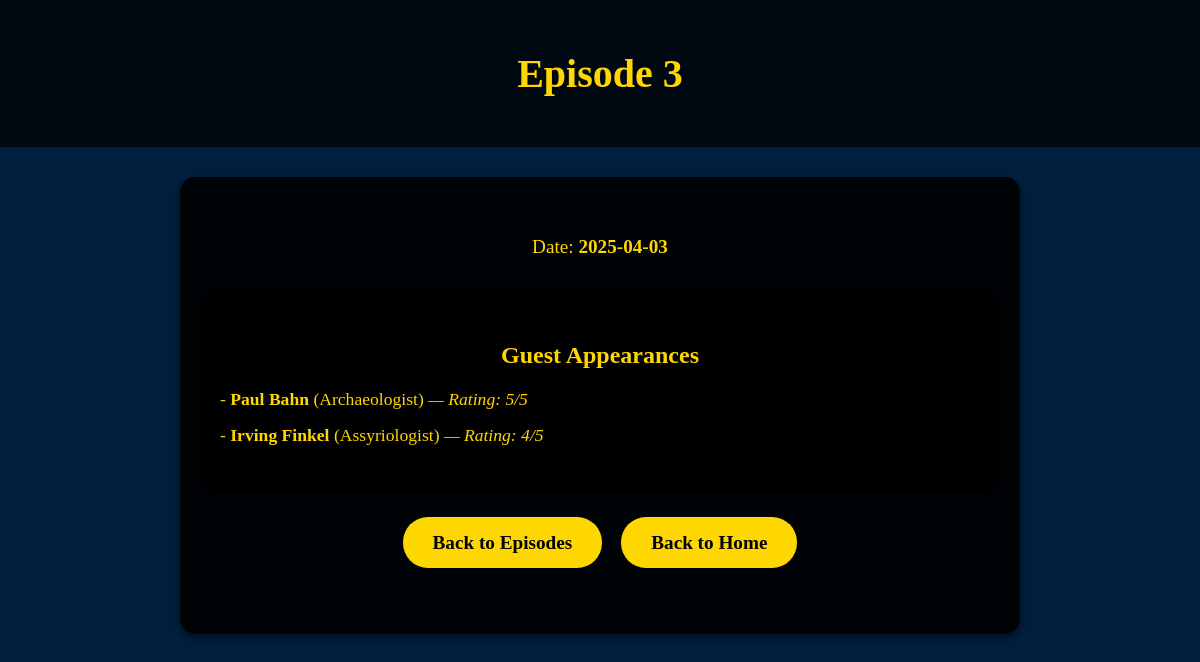
The app's page /episodes/3, older data.
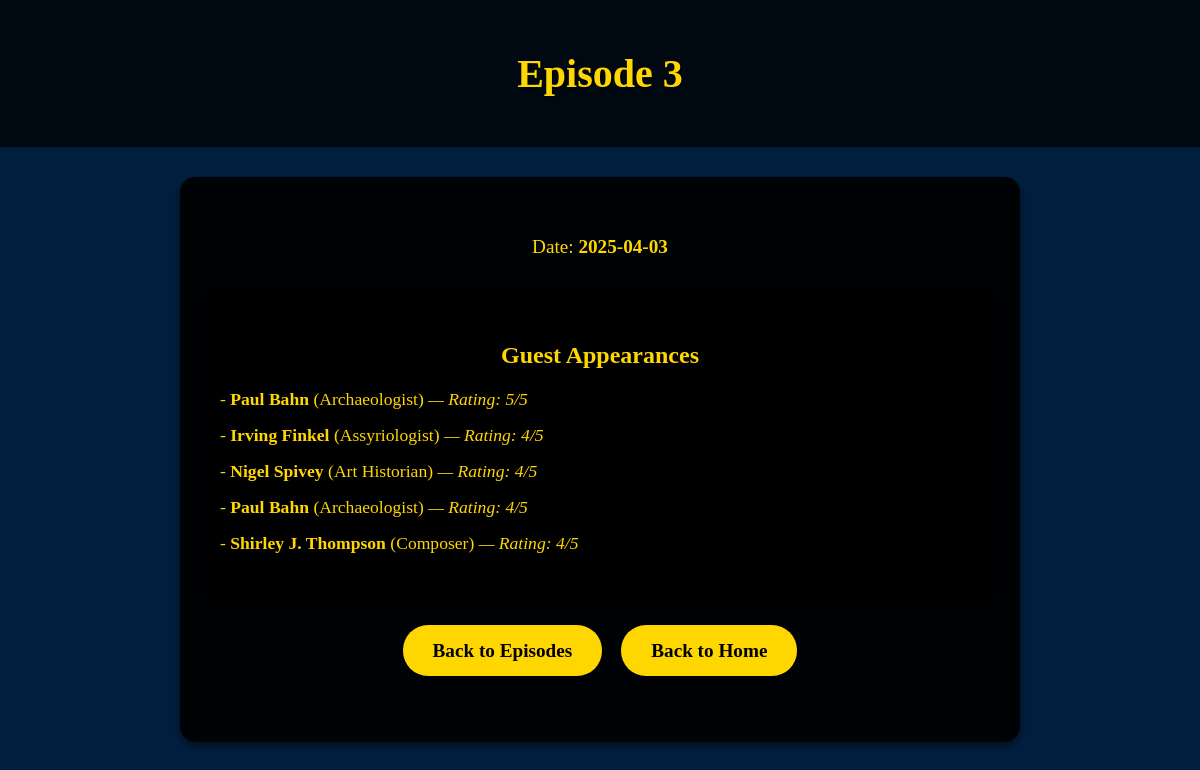
The same page, newer data.
### models.py (models this page shows, shortened)
class Episode(db.Model, SerializerMixin):
    __tablename__ = 'episodes'
    id = db.Column(db.Integer, primary_key=True)
    date = db.Column(db.String, nullable=False)
    number = db.Column(db.Integer, nullable=False)
    appearances = db.relationship('Appearance', back_populates='episode', cascade='all, delete-orphan')
    serialize_rules = ('-appearances.episode', 'appearances.guest')

class Appearance(db.Model, SerializerMixin):
    __tablename__ = 'appearances'
    id = db.Column(db.Integer, primary_key=True)
    rating = db.Column(db.Integer, nullable=False)
    episode_id = db.Column(db.Integer, db.ForeignKey('episodes.id'), nullable=False)
    guest_id = db.Column(db.Integer, db.ForeignKey('guests.id'), nullable=False)
    episode = db.relationship('Episode', back_populates='appearances')
    guest = db.relationship('Guest', back_populates='appearances')
    serialize_rules = ('-episode.appearances', '-guest.appearances')

class Guest(db.Model, SerializerMixin):
    __tablename__ = 'guests'
    id = db.Column(db.Integer, primary_key=True)
    name = db.Column(db.String, nullable=False)
    occupation = db.Column(db.String, nullable=False)
    appearances = db.relationship('Appearance', back_populates='guest', cascade='all, delete-orphan')
    serialize_rules = ('-appearances.guest',)

### app.py (the view)
@app.route('/episodes/<int:id>', methods=['GET'])
def get_episode(id):
    episode = Episode.query.get(id)
    if not episode:
        return jsonify({'error': 'Episode not found'}), 404
    appearances = Appearance.query.filter_by(episode_id=id).all()
    return render_template('episode_details.html', episode=episode, appearances=appearances)

### app.py (called while the page is built)
@app.before_request
def method_override():
    if request.method == 'POST' and '_method' in request.form:
        method = request.form['_method'].upper()
        if method in ['DELETE', 'PUT']:
            request.environ['REQUEST_METHOD'] = method

### templates/episode_details.html (shortened to what this page needs)
<!DOCTYPE html>
<html lang="en">
<head>
</head>
<body style="font-family: 'Playfair Display', serif; margin: 0; padding: 0; color: #FFD700; text-align: center; background-color: #001F3F;">
    <div style="position: fixed; top: 0; left: 0; width: 100%; height: 100%; z-index: -1; overflow: hidden;">
    </div>
    <header style="padding: 50px; background: rgba(0, 0, 0, 0.7); text-align: center;">
        <h1 style="font-size: 2.5em; color: #FFD700; margin: 0; text-shadow: 2px 2px 4px rgba(0, 0, 0, 0.8);">Episode {{ episode.number }}</h1>
    </header>
    <section style="padding: 40px 20px; max-width: 800px; margin: 30px auto; background: rgba(0, 0, 0, 0.9); border-radius: 15px; box-shadow: 0 4px 8px rgba(0, 0, 0, 0.5);">
        <p style="font-size: 1.2em; margin-bottom: 20px; color: #FFD700;">Date: <strong style="color: #FFD700;">{{ episode.date }}</strong></p>
    <section style="padding: 30px 20px; max-width: 800px; margin: 30px auto; background: rgba(0, 0, 0, 0.9); border-radius: 15px; box-shadow: 0 4px 8px rgba(0, 0, 0, 0.5);">
        <h3 style="margin-bottom: 20px; font-size: 1.5em; color: #FFD700;">Guest Appearances</h3>
        {% if appearances %}
        <ul style="list-style: none; padding: 0; text-align: left;">
            {% for appearance in appearances %}
            <li style="margin-bottom: 15px; font-size: 1.1em; color: #FFD700;">
                - <strong style="color: #FFD700;">{{ appearance.guest.name }}</strong> ({{ appearance.guest.occupation if appearance.guest.occupation else "Professional Human" }})
                <span style="font-style: italic; color: #FFD700;">— Rating: {{ appearance.rating }}/5</span>
            </li>
            {% endfor %}
        </ul>
        {% else %}
        <p style="font-size: 1.1em; color: #FFD700;">No guest appearances recorded for this episode. Philomena interviewed a potted plant instead, which offered surprisingly insightful commentary.</p>
        {% endif %}
    </section>
    <div style="text-align: center; margin: 40px 0;">
        <a href="/episodes" style="text-decoration: none; font-size: 1.2em; font-weight: bold; background: #FFD700; color: black; padding: 15px 30px; border-radius: 25px; box-shadow: 0 6px 12px rgba(0, 0, 0, 0.3); margin-right: 15px;">Back to Episodes</a>
        <a href="/" style="text-decoration: none; font-size: 1.2em; font-weight: bold; background: #FFD700; color: black; padding: 15px 30px; border-radius: 25px; box-shadow: 0 6px 12px rgba(0, 0, 0, 0.3);">Back to Home</a>
    </div>
</body>
</html>

Row changes from the older to the newer data that the page shows:
now on this page (row edited): Appearance: guest.name "Nigel Spivey", guest "Art Historian", rating "4"
added Appearance: guest.name "Paul Bahn", guest "Archaeologist", rating "4"
added Appearance: guest.name "Shirley J. Thompson", guest "Composer", rating "4"
